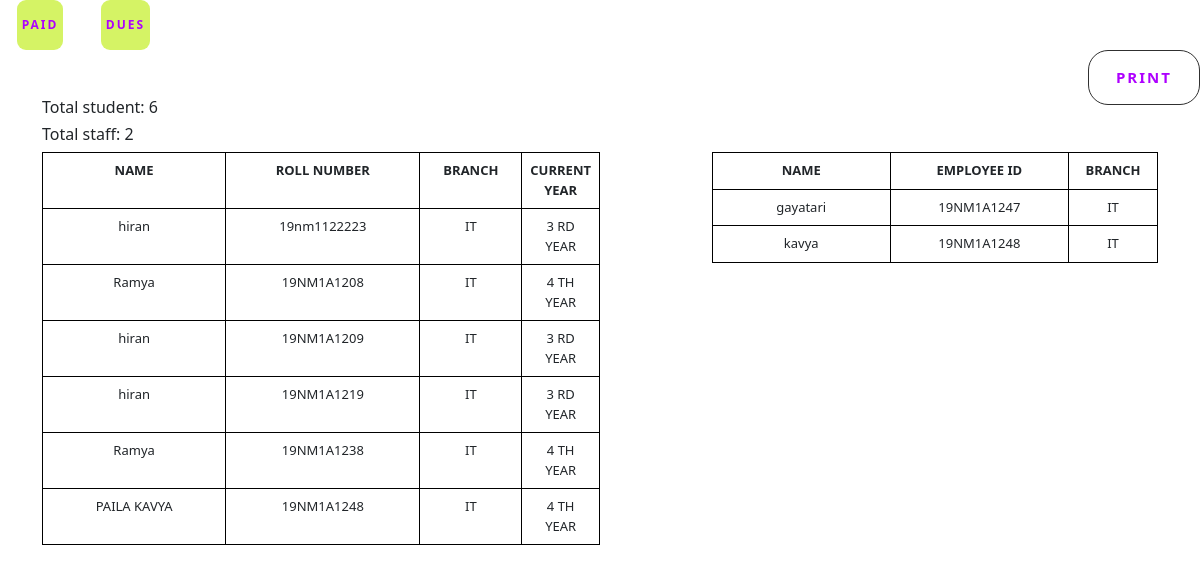
The page /bus.php?BUS_NUMBER=AP31-TH-4019 on the database its author committed.
### tables this page shows
CREATE TABLE `student` (
  `name` varchar(255) NOT NULL,
  `roll_number` varchar(20) NOT NULL,
  `branch` varchar(255) NOT NULL,
  `current_year` varchar(255) NOT NULL,
  `year_of_enrollment` varchar(255) NOT NULL,
  `college_name` varchar(255) NOT NULL,
  `mobile_number` varchar(13) NOT NULL,
  `address` text NOT NULL,
  `pick_up_point` varchar(255) NOT NULL,
  `bus_number` varchar(255) NOT NULL,
  `gender` varchar(255) NOT NULL,
  `fee` varchar(255) DEFAULT '0'
);

CREATE TABLE `staff` (
  `name` varchar(255) NOT NULL,
  `roll_number` varchar(255) NOT NULL,
  `gender` varchar(255) NOT NULL,
  `college_name` varchar(255) NOT NULL,
  `year_of_enrollment` varchar(255) NOT NULL,
  `mobile_number` varchar(13) NOT NULL,
  `current_year` varchar(255) NOT NULL,
  `bus_number` varchar(20) NOT NULL,
  `address` text NOT NULL,
  `pick_up_point` varchar(255) NOT NULL,
  `fee` varchar(300) DEFAULT '0',
  `branch` varchar(255) NOT NULL
);

### bus.php (the view, shortened to what this page needs)
<!DOCTYPE html>
<html lang="en">
<head>
    <link rel="stylesheet" href="https://cdn.jsdelivr.net/npm/bootstrap@5.3.0-alpha1/dist/css/bootstrap.min.css">
	</head>
<body>
  <div class="abc">
  <?php
            if ($_SERVER['REQUEST_METHOD']=='GET')
{
    $BUS_NUMBER=$_GET["BUS_NUMBER"];
 echo" &nbsp&nbsp&nbsp
  <a href='http://localhost/Transport-project/paid.php?bus_number=$BUS_NUMBER ' ><button id='bottone1' style='height:50px; padding:5px; font-size:12px;'>PAID</button></a>
  &nbsp&nbsp&nbsp
  &nbsp&nbsp&nbsp
  <a href='http://localhost/Transport-project/notpaid.php?bus_number=$BUS_NUMBER'><button id='bottone1' style='height:50px; padding:5px; font-size:12px;'>DUES</button></a>
  &nbsp&nbsp&nbsp";
}?>
  <BR>
    <button class="button1" STYLE="FLOAT:RIGHT;" onclick="printBusPass()"><span></span><span></span><span></span><span></span>Print</button>
    <div class="container my-5" id="printable-table">
    <?php
            $servername = "localhost";
            $username = "root";
            $password = "";
            $database = "transport-project";
            $connection = new mysqli($servername, $username, $password, $database);
            if ($_SERVER['REQUEST_METHOD']=='GET')
{
    $BUS_NUMBER=$_GET["BUS_NUMBER"];
    $sql="SELECT COUNT(*) as total_students from student where bus_number='$BUS_NUMBER'";
    $result=$connection->query($sql);
    if($result->num_rows>0){
     $row=$result->fetch_assoc();
     echo"<h6>Total student:  " .$row["total_students"]."</h6>";
     }
     $sql="SELECT COUNT(*) as total_students from staff where bus_number='$BUS_NUMBER'";
     $result=$connection->query($sql);
     if($result->num_rows>0){
      $row1=$result->fetch_assoc();
      echo"<h6>Total staff:  " .$row1["total_students"]."</h6>";
      }
    }
     ?>
      <table class="table" style="width:50%;font-size: 13px;  text-align: center; float:left;">
        <threa >
          <tr>
            <th  style=" font-weight: bold;">NAME</th>
            <th style=" font-weight: bold;">ROLL NUMBER</th>
            <th  style=" font-weight: bold;">BRANCH</th>
            <th  style=" font-weight: bold;">CURRENT YEAR</th>
          </tr>
        <tbody>
          <?php
            $servername = "localhost";
            $username = "root";
            $password = "";
            $database = "transport-project";
            $connection = new mysqli($servername, $username, $password, $database);
            if ($_SERVER['REQUEST_METHOD']=='GET')
{
            $sql="SELECT * FROM `student` where bus_number='$BUS_NUMBER' ";
            $result= $connection->query($sql);
            while($row=$result->fetch_assoc())
            {
              echo "
              <tr>
                <td>$row[name]</td>
                <td>$row[roll_number]</td>
                <td>$row[branch]</td>
                <td>$row[current_year]</td>
              </tr>
              ";
            }
        }
          ?>
        </tbody>
      </table>
      <table class="table" style="width:40%;font-size: 13px;  text-align: center;float:right;">
        <threa >
          <tr>
            <td  style=" font-weight: bold; width:50px;">NAME</td>
            <td style=" font-weight: bold;">EMPLOYEE ID</td>
            <td  style=" font-weight: bold;">BRANCH</td>
          </tr>
        <tbody>
          <?php
            $servername = "localhost";
            $username = "root";
            $password = "";
            $database = "transport-project";
            $connection = new mysqli($servername, $username, $password, $database);
            if ($_SERVER['REQUEST_METHOD']=='GET')
{
    $BUS_NUMBER=$_GET["BUS_NUMBER"];
            $sql="SELECT * FROM `staff` where bus_number='$BUS_NUMBER' ";
            $result= $connection->query($sql);
            while($row=$result->fetch_assoc())
            {
              echo "
              <tr>
                <td>$row[name]</td>
                <td>$row[roll_number]</td>
                <td>$row[branch]</td>
              </tr>
              ";
            }
        }
          ?>
        </tbody>
      </table>
    </div>
  </div>
</body>
</html>

### bus.php (style rules this page uses)
button { position: relative; padding: 1em 1.8em; outline: none; border: 1px solid #303030; background: white; color: #ae00ff; text-transform: uppercase; letter-spacing: 2px; font-size: 15px; overflow: hidden; transition: 0.2s; border-radius: 20px; cursor: pointer; font-weight: bold; }
button span { position: absolute; }
button span:nth-child(2) { top: -100%; right: 0; width: 2px; height: 100%; background: linear-gradient(180deg, transparent, #ae00ff); }
button span:nth-child(4) { bottom: -100%; left: 0; width: 2px; height: 100%; background: linear-gradient(360deg, transparent, #001eff); }
#bottone1 { padding-left: 33px; padding-right: 33px; padding-bottom: 16px; padding-top: 16px; border-radius: 9px; background: #d5f365; border: none; font-family: inherit; text-align: center; cursor: pointer; transition: 0.4s; }
th { border:1px solid black; }
td { border:1px solid black; width: 40%; }

### rows shown on the page
student: name "hiran", roll_number "19nm1122223", branch "IT", current_year "3 RD YEAR"
student: name "Ramya", roll_number "19NM1A1208", branch "IT", current_year "4 TH YEAR"
student: name "hiran", roll_number "19NM1A1209", branch "IT", current_year "3 RD YEAR"
student: name "hiran", roll_number "19NM1A1219", branch "IT", current_year "3 RD YEAR"
student: name "Ramya", roll_number "19NM1A1238", branch "IT", current_year "4 TH YEAR"
student: name "PAILA KAVYA", roll_number "19NM1A1248", branch "IT", current_year "4 TH YEAR"
staff: name "gayatari", roll_number "19NM1A1247", branch "IT"
staff: name "kavya", roll_number "19NM1A1248", branch "IT"

### other values the page prints
$row["total_students"] "6"
$row1["total_students"] "2"
